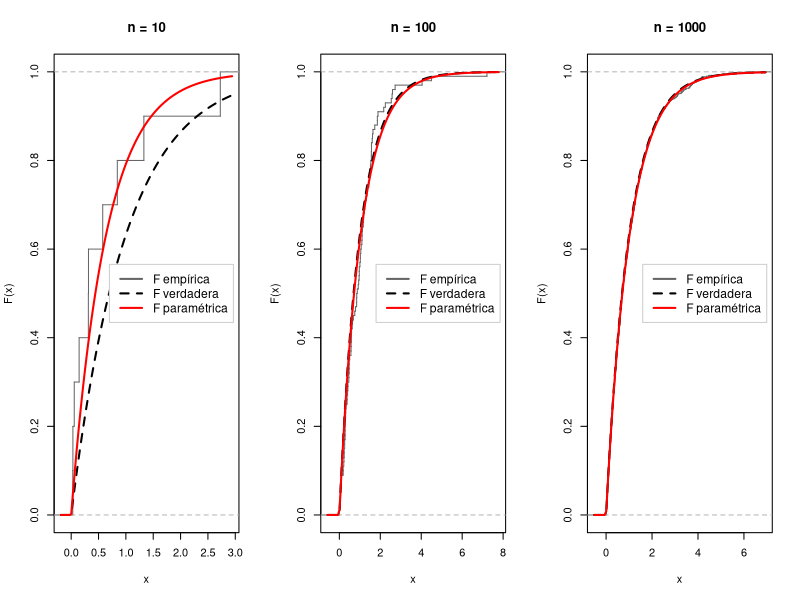

This chart was generated by the following R code:
# =============================================================================
# IECD - Práctica 2 (versión corregida 2c2026) - Ejercicio 14
# Muestra de una exponencial E(lambda), F empírica vs. estimador paramétrico
# =============================================================================

set.seed(123)
lambda0 <- 1

ejercicio14 <- function(n, lambda0 = 1) {
  x <- rexp(n, rate = lambda0)                       # a)
  lambda_mom <- 1 / mean(x)                          # b)
  lambda_emv <- n / sum(x)

  plot(ecdf(x), do.points = FALSE, verticals = TRUE, col = "grey40",
       main = paste0("n = ", n), xlab = "x", ylab = "F(x)")
  curve(pexp(x, rate = lambda0), add = TRUE, lwd = 2, lty = 2)          # F verdadera
  curve(pexp(x, rate = lambda_emv), add = TRUE, lwd = 2, col = "red")   # c) plug-in
  legend("right", inset = 0.03, bg = "white", box.col = "grey80", cex = 1.1,
         legend = c("F empírica", "F verdadera", "F paramétrica"),
         col = c("grey40", "black", "red"), lty = c(1, 2, 1), lwd = 2)

  c(n = n, lambda_mom = lambda_mom, lambda_emv = lambda_emv)
}

par(mfrow = c(1, 3))
rbind(ejercicio14(10), ejercicio14(100), ejercicio14(1000))   # d)
par(mfrow = c(1, 1))
